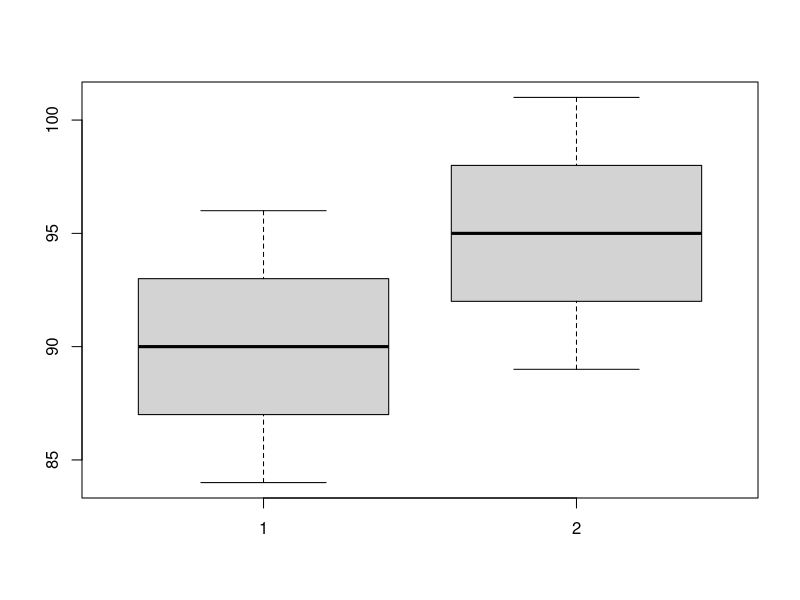

R code for this plot:
przed <- c(84, 87, 87, 90, 90, 90, 90, 93, 93, 96)
po <- c(89, 92, 98, 95, 95, 92, 95, 92, 98, 101)
boxplot(przed, po)
# Test nieparametryczny - test Manna-Whitneya-Wilcoxona
# dla dwóch prób zależnych
median(przed)
median(po)
wilcox.test(przed, po, alternative = "less")
# lub
median(po)
median(przed)
wilcox.test(po, przed, alternative = "greater")
# Odrzucamy H0. Zatem stosunek się poprawił po obejrzeniu filmu.